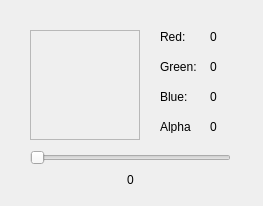
<?xml version="1.0" encoding="UTF-8"?>
<ui version="4.0">
 <class>PaletteViewer</class>
 <widget class="QDialog" name="PaletteViewer">
  <property name="geometry">
   <rect>
    <x>0</x>
    <y>0</y>
    <width>263</width>
    <height>206</height>
   </rect>
  </property>
  <property name="windowTitle">
   <string>Dialog</string>
  </property>
  <widget class="QScrollArea" name="scrollArea">
   <property name="geometry">
    <rect>
     <x>30</x>
     <y>30</y>
     <width>110</width>
     <height>110</height>
    </rect>
   </property>
   <property name="widgetResizable">
    <bool>true</bool>
   </property>
   <widget class="QWidget" name="scrollAreaWidgetContents">
    <property name="geometry">
     <rect>
      <x>0</x>
      <y>0</y>
      <width>108</width>
      <height>108</height>
     </rect>
    </property>
   </widget>
  </widget>
  <widget class="QLabel" name="redLabel">
   <property name="geometry">
    <rect>
     <x>160</x>
     <y>30</y>
     <width>46</width>
     <height>13</height>
    </rect>
   </property>
   <property name="text">
    <string>Red:</string>
   </property>
  </widget>
  <widget class="QLabel" name="greenLabel">
   <property name="geometry">
    <rect>
     <x>160</x>
     <y>60</y>
     <width>46</width>
     <height>13</height>
    </rect>
   </property>
   <property name="text">
    <string>Green:</string>
   </property>
  </widget>
  <widget class="QLabel" name="blueLabel">
   <property name="geometry">
    <rect>
     <x>160</x>
     <y>90</y>
     <width>46</width>
     <height>13</height>
    </rect>
   </property>
   <property name="text">
    <string>Blue:</string>
   </property>
  </widget>
  <widget class="QLabel" name="alphaLabel">
   <property name="geometry">
    <rect>
     <x>160</x>
     <y>120</y>
     <width>46</width>
     <height>13</height>
    </rect>
   </property>
   <property name="text">
    <string>Alpha</string>
   </property>
  </widget>
  <widget class="QSlider" name="horizontalSlider">
   <property name="geometry">
    <rect>
     <x>30</x>
     <y>150</y>
     <width>201</width>
     <height>16</height>
    </rect>
   </property>
   <property name="maximum">
    <number>255</number>
   </property>
   <property name="tracking">
    <bool>true</bool>
   </property>
   <property name="orientation">
    <enum>Qt::Horizontal</enum>
   </property>
  </widget>
  <widget class="QLabel" name="colorNumber">
   <property name="geometry">
    <rect>
     <x>110</x>
     <y>170</y>
     <width>41</width>
     <height>20</height>
    </rect>
   </property>
   <property name="text">
    <string>0</string>
   </property>
   <property name="alignment">
    <set>Qt::AlignCenter</set>
   </property>
  </widget>
  <widget class="QLabel" name="redValue">
   <property name="geometry">
    <rect>
     <x>210</x>
     <y>30</y>
     <width>46</width>
     <height>13</height>
    </rect>
   </property>
   <property name="text">
    <string>0</string>
   </property>
  </widget>
  <widget class="QLabel" name="blueValue">
   <property name="geometry">
    <rect>
     <x>210</x>
     <y>90</y>
     <width>46</width>
     <height>13</height>
    </rect>
   </property>
   <property name="text">
    <string>0</string>
   </property>
  </widget>
  <widget class="QLabel" name="alphaValue">
   <property name="geometry">
    <rect>
     <x>210</x>
     <y>120</y>
     <width>46</width>
     <height>13</height>
    </rect>
   </property>
   <property name="text">
    <string>0</string>
   </property>
  </widget>
  <widget class="QLabel" name="greenValue">
   <property name="geometry">
    <rect>
     <x>210</x>
     <y>60</y>
     <width>46</width>
     <height>13</height>
    </rect>
   </property>
   <property name="text">
    <string>0</string>
   </property>
  </widget>
 </widget>
 <resources/>
 <connections/>
</ui>
